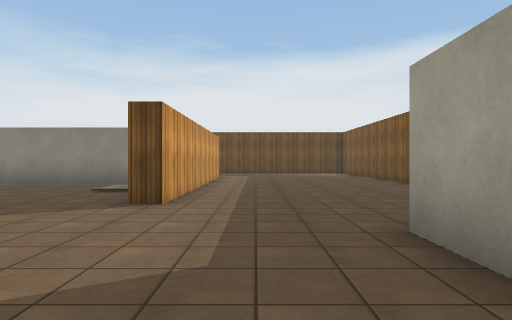
View 1 (above)

20 first-person views from a walk through a 3-D level made in the Unity game engine. The camera is 1.3 m above the floor, looks level and sees 75° across. The floor is counted in squares, 2 m on a side. Each view is taken from the middle of a square. On the plan, view 1 faces up. The plan holds only what a view shows up to about 10 squares ahead; the rest is blank. The place goes on beyond the plan. The player character is not drawn. Surface patterns are stand-ins for the level's own textures.

View 2
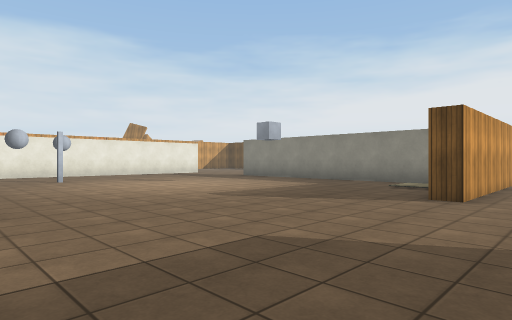

View 3
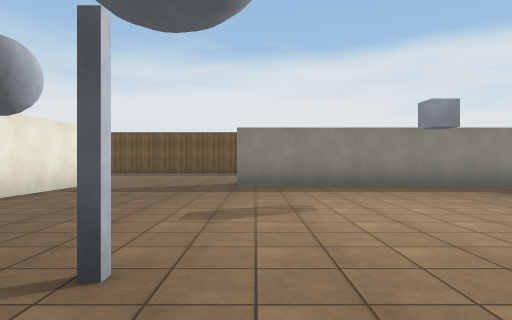

View 4
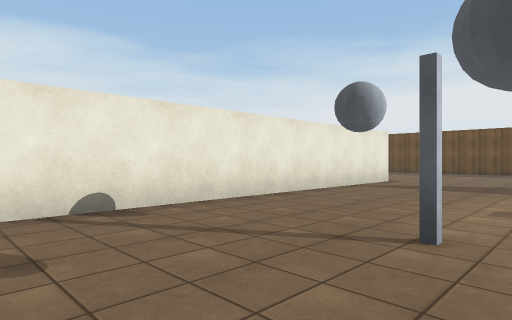

View 5
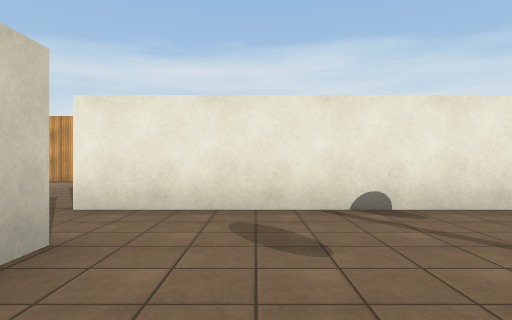

View 6
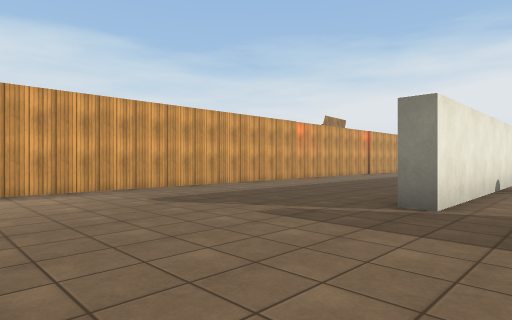

View 7
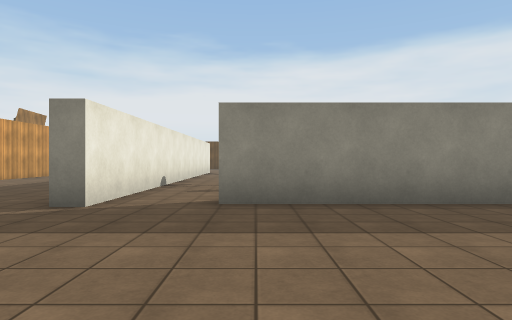

View 8
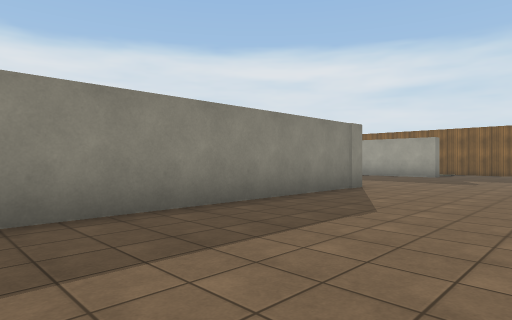

View 9
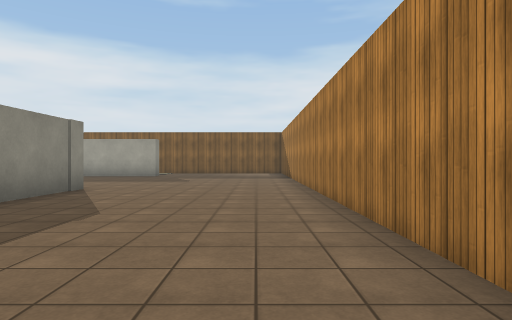

View 10
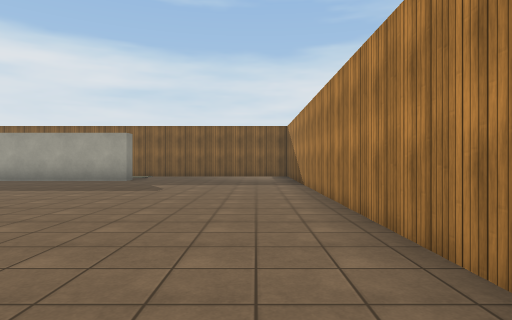

View 11
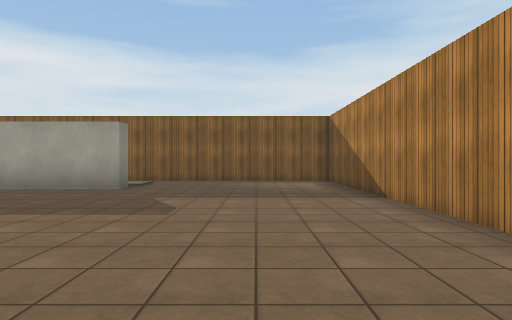

View 12
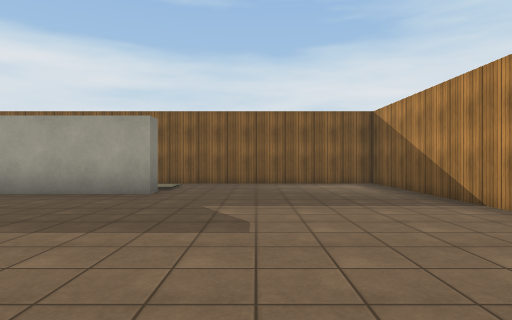

View 13
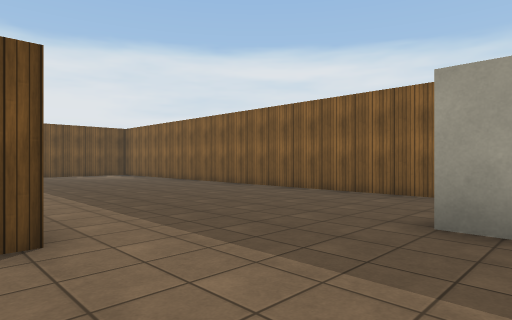

View 14
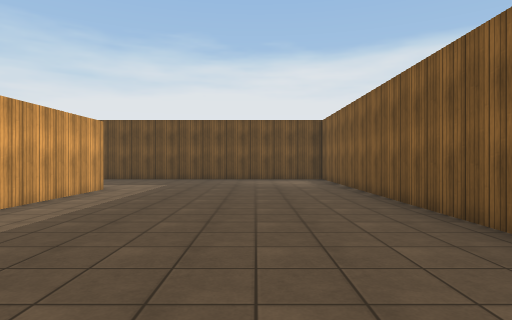

View 15
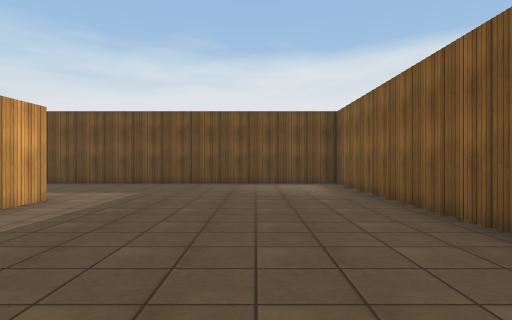

View 16
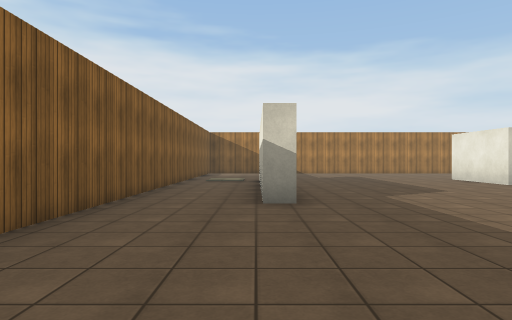

View 17
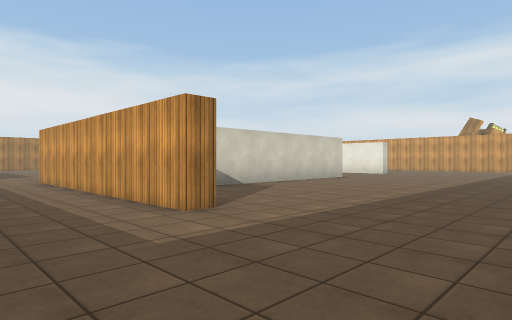

View 18
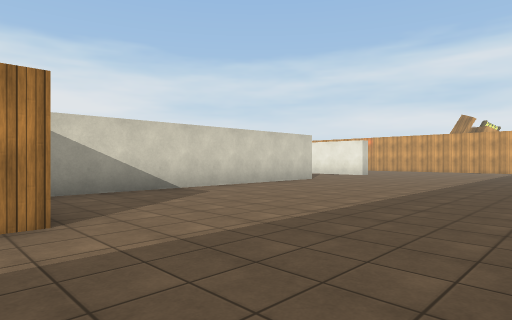

View 19
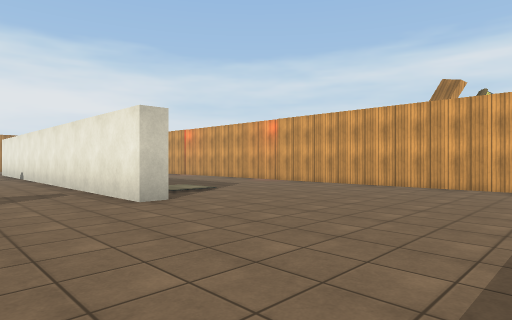

View 20
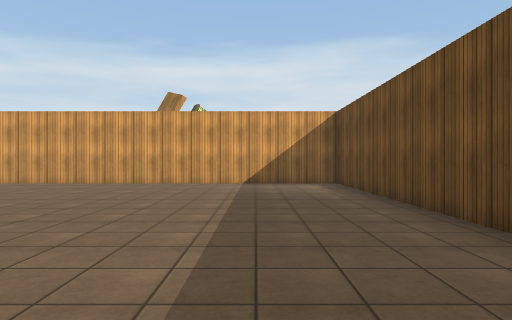

### Floor plan
Points are (right, up) in squares from view 1. A wall is a line through its corners. A room is listed if a view was taken in it or the views show most of it. See-through windows are left out.
Room 1 (views 1, 2, 3, 4, 5, 6, 7, 8, 9, 10, 11, 12, 13, 14, 15, 16, 17, 18, 19, 20)
walls: (-8.4, 9.2) (-2.5, 9.2); (-4.5, -0.6) (-4.5, -2); (-3, 8.7) (-10.5, 8.7); (-4.5, -3.1) (-12.6, -3.1); (-12.6, -2.6) (-12, -2.6); (-14.9, 9.2) (-14.4, 9.2) (-14.4, -3.4) (-14.9, -3.4); (1.4, 1.8) (1.4, 3) (2, 3); (1.9, 2.4) (1.9, 1.1); (-1.9, 12.4) (-1.4, 12.4) (-1.4, 4.9) (-1.9, 4.9); (1.9, -3.1) (1.4, -3.1) (1.4, 0); (-10.4, -8.3) (4.3, -8.3) (4.3, 16.3) (-3.9, 16.3); (-20.2, -1) (-20.2, -7.1); (-13.9, 16.3) (-20.2, 16.3) (-20.2, 6.9)
objects: other object (-11, 2)

Where each view was taken, in squares from view 1:
view 1: 0 up, 0 right, facing up
view 2: 1 down, 0 right, facing up-left
view 3: 0 up, 10 left, facing up
view 4: 1 down, 10 left, facing up-left
view 5: 1 down, 10 left, facing left
view 6: 8 down, 13 left, facing up-left
view 7: 8 down, 12 left, facing up
view 8: 7 down, 12 left, facing up-right
view 9: 7 down, 12 left, facing right
view 10: 7 down, 9 left, facing right
view 11: 6 down, 6 left, facing right
view 12: 5 down, 5 left, facing right
view 13: 2 up, 2 left, facing up-right
view 14: 5 up, 2 right, facing up
view 15: 7 up, 2 right, facing up
view 16: 8 up, 2 right, facing down
view 17: 16 up, 1 right, facing down-left
view 18: 16 up, 1 left, facing down-left
view 19: 14 up, 12 left, facing down-left
view 20: 14 up, 11 left, facing left
